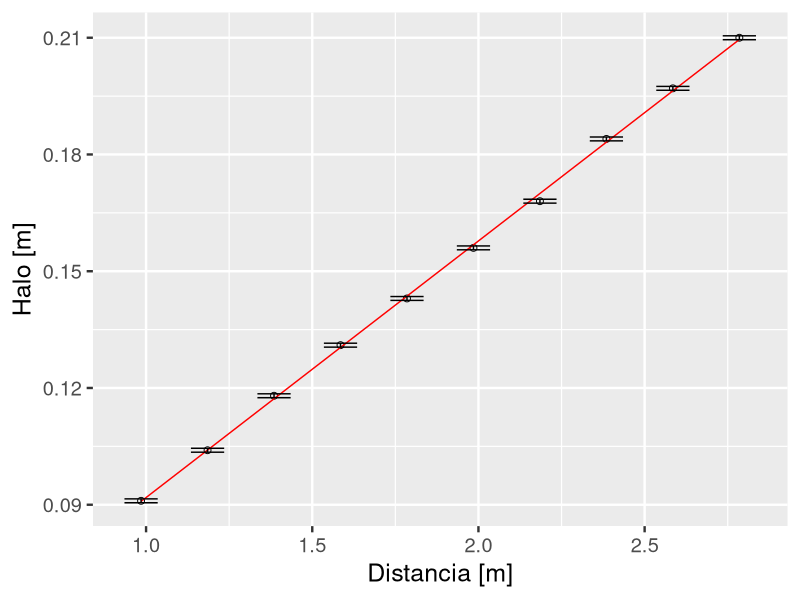
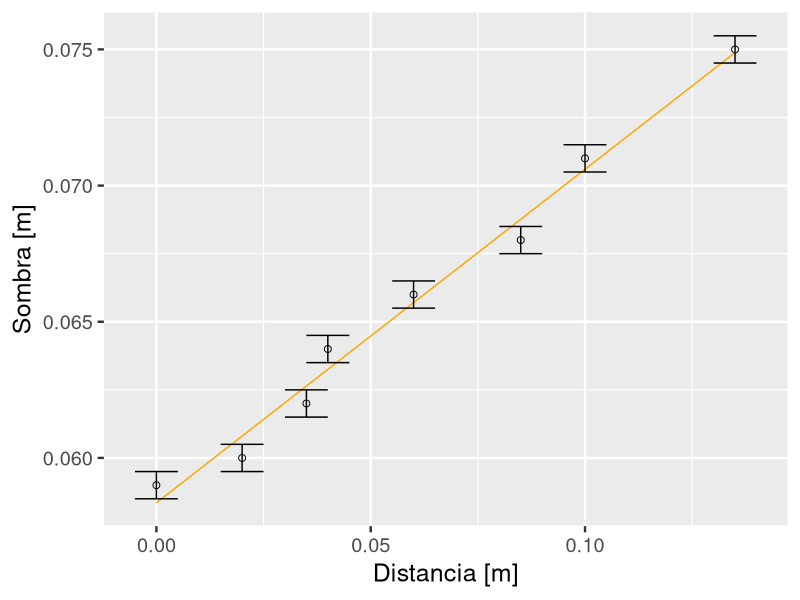

These charts were generated, in order, by the following R code:
## ANÁLISE DE DADOS DO EXPERIMENTO 1 DE F839-A (2S 2020)
## Autor: João Vitor Martins Fernandez
## Objetivo: dado um vetor de entrada de dados, o script cria um 
## dataframe e utiliza a função lm para fazer a regressão linear.
## As funções são para o plot dos gráficos
## Rodar as linhas 103 e 104 para os resultados da lente divergente
## Rodar as linhas 113 e 114 para os resultados da lente convergente

## ----- ENTRADA DE DADOS

# DADOS LENTE DIVERGENTE [m]
Halo <- c(0.091, 0.104, 0.118, 0.131, 0.143, 0.156, 0.168, 0.184, 0.197, 0.21)          # Halo eixo vertical
Distancia0 <- c(1.0, 1.2, 1.4, 1.6, 1.8, 2.0, 2.2, 2.4, 2.6, 2.8)                       # Considerando espessura do celular (1.5 cm = 0.015 m)
Distancia2 <- c(0.9850, 1.185, 1.385, 1.585, 1.785, 1.985, 2.185, 2.385, 2.585, 2.785)  # Descontando a espessura do celular

# Distância flash-lente --> d0 = 1 m 
# Largura verdical da lente --> a = (0.032 +- 0.04) m ~ armação grossa

# DADOS LENTE CONVERGENTE [m]
Sombra <- c(0.059, 0.060, 0.062, 0.064, 0.066, 0.068, 0.071, 0.075 )
DistanciaZ <- c(0.000, 0.020, 0.035, 0.040, 0.060, 0.085, 0.100, 0.135 )

# Largura verdical da lente, no centro  --> a = (0.036 +- 0.04) m ~ armação grossa

# CONVERSÃO EM DATAFRAME PARA A ANÁLISE
Dados.Conv <- data.frame(DistanciaZ,Sombra)
Dados.Divg <- data.frame(Distancia2,Halo)

## ----- FUNCOES PARA LINEARIZACAO

# LENTE DIVERGENTE
Divg.Lin <- function(dados){
  
  divg <- lm(Halo ~ I(Distancia2), 
             data = dados, 
             weights = (dados$row_std))  # Erro experimental
  
  red.pred <- predict(divg)
  
  return(list(fit = divg, red.pred = red.pred))
}

# LENTE CONVERGENTE
Conv.Lin <- function(dados){
  
  conv <- lm(Sombra ~ I(DistanciaZ), 
             data = dados,
             weights = (dados$row_std))  # Erro experimental
  
  red.pred <- predict(conv)
  
  return(list(fit = conv, red.pred = red.pred))
}

## ----- AJUSTE

# CHAMADA DA FUNÇÃO
Divg.fit <- Divg.Lin(Dados.Divg)  
Conv.fit <- Conv.Lin(Dados.Conv)

## ----- FUNCOES PARA PLOTAR OS GRAFICOS
library(ggplot2)

# LENTE DIVERGENTE
plot.Divg <- function(dados,ajuste,
                      rotuloX = "Distancia [m]",
                      rotuloY = "Halo [m]"){
  
  dados$ajuste <- ajuste$red.pred
  
  gr <- ggplot(data = dados, aes(x = Distancia2, y = Halo))
  gr <- gr + geom_point(aes(x = Distancia2, y = Halo), size = 2, shape = 1)
  gr <- gr + geom_line(aes(x = Distancia2, y = ajuste), colour = "red")
  gr <- gr + labs(x = rotuloX, y = rotuloY)
  gr <- gr + theme_gray(base_size = 18)
  gr <- gr + geom_errorbar(aes(ymin = Halo - 0.0005, ymax = Halo + 0.0005), width=.1)
  
  return (gr)
}

# Lente CONVERGENTE
plot.Conv <- function(dados,ajuste,
                      rotuloX = "Distancia [m]",
                      rotuloY = "Sombra [m]"){
  
  dados$ajuste <- ajuste$red.pred
  
  gr <- ggplot(data = dados, aes(x = DistanciaZ, y = Sombra))
  gr <- gr + geom_point(aes(x = DistanciaZ, y = Sombra), size = 2, shape = 1)
  gr <- gr + geom_line(aes(x = DistanciaZ, y = ajuste), colour = "orange")
  gr <- gr + labs(x = rotuloX, y = rotuloY)
  gr <- gr + theme_gray(base_size = 18)
  gr <- gr + geom_errorbar(aes(ymin = Sombra - 0.0005, ymax = Sombra + 0.0005), width = 0.01)
  
  return (gr)
}

## ----- PLOT DOS GRÁFICOS E RESULTADOS
Grafico.Lente.Divg <- plot.Divg(Dados.Divg, Divg.fit)
Grafico.Lente.Conv <- plot.Conv(Dados.Conv, Conv.fit)

# LENTE DIVERGENTE  ---> D = (1/d0 - (I(Distancia2))/a)
Grafico.Lente.Divg
summary(Divg.fit$fit) 

# d0 = 1 m
# a = (0.032 +- 0.004) m
# coef. angular: I(Distancia2) = (0.0659 +- 0.0005)
# Propagação de erro: Err.Divg = sqrt((1/0.032)^2 * (0.0005)^2 + (0.0659 * log(0.032, base = exp(1))) * (0.006)^2) = 0.015
# RESULTADO: D = - 1.060606 --> D = - 1.06 +- 0.02 ~ (D = - 1.00)

# LENTE CONVERGENTE  ---> D = (I(DistanciaZ))/a
Grafico.Lente.Conv
summary(Conv.fit$fit) 

# a = (0.036 +- 0.004) m
# coef. angular: I(DistanciaZ) = (0.122 +- 0.006)
# Propagação de erro: Err.Conv = sqrt((1/0.036)^2 * (0.006)^2 + (0.122 * log(0.036, base = exp(1))) * (0.006)^2) = 0.166
# RESULTADO: D = 3.388889 --> D = 3.4 +- 0.2 ~ (D = 2.5)
